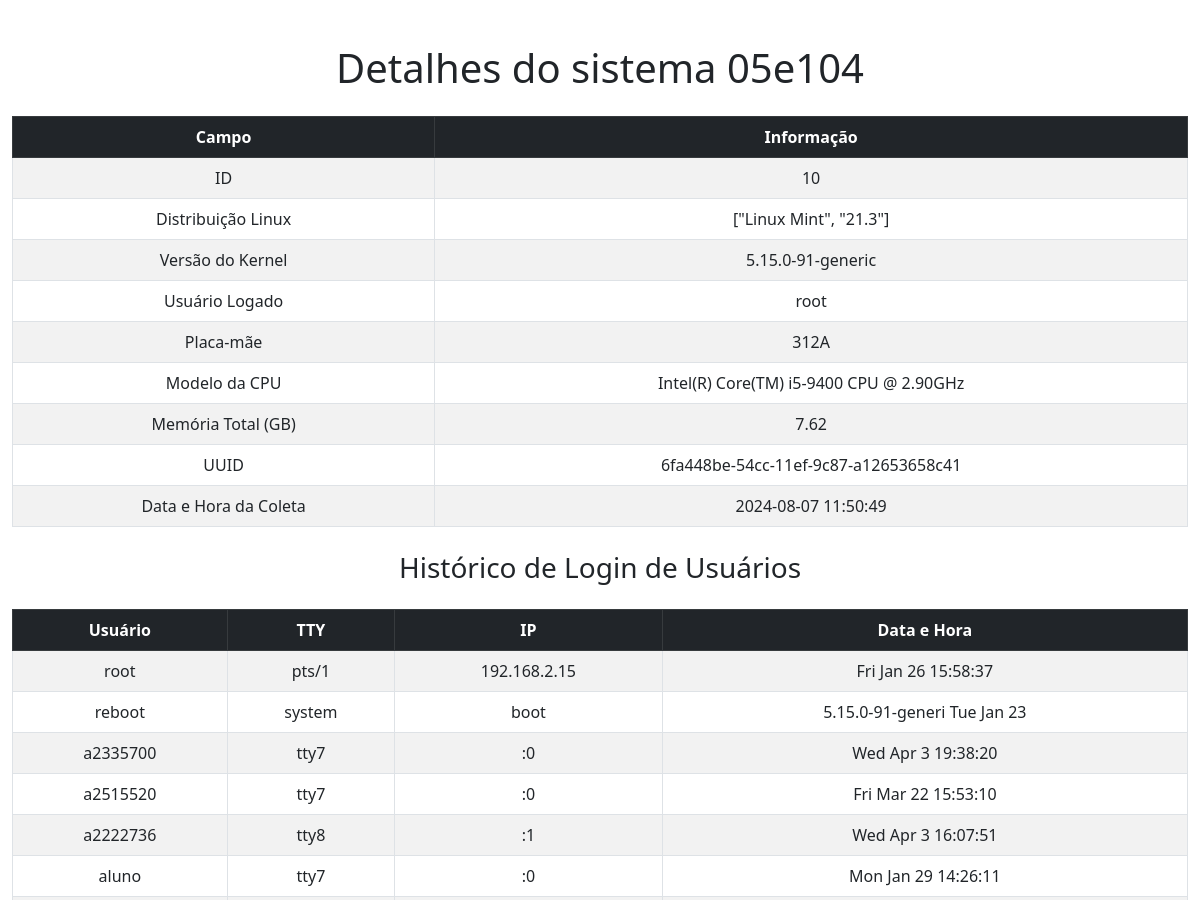
/details/10 (upper part), run on an earlier commit of the app's database.
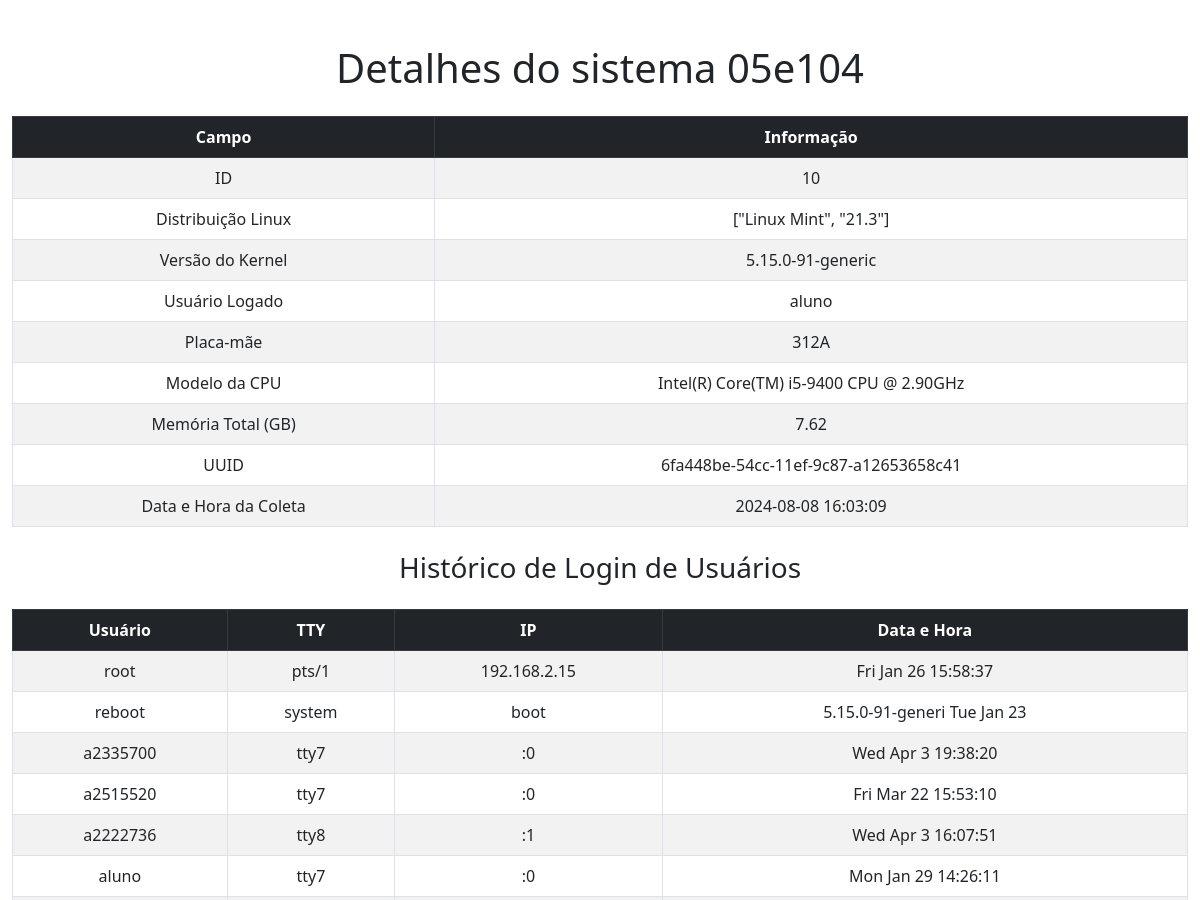
And on a later commit of the database.
### app.py (models this page shows)
class SystemInfo(db.Model):
    id = db.Column(db.Integer, primary_key=True)
    hostname = db.Column(db.String(120), nullable=False)
    linux_distribution = db.Column(db.String(120), nullable=False)
    kernel_version = db.Column(db.String(120), nullable=False)
    logged_in_user = db.Column(db.String(120), nullable=False)
    cpu_model = db.Column(db.String(120), nullable=False)
    memory_total_gb = db.Column(db.Float, nullable=False)
    uuid1 = db.Column(db.String(36), unique=True, nullable=False)
    collection_datetime = db.Column(db.String(120), nullable=False)
    motherboard_model = db.Column(db.String(255))
    patrimony = db.Column(db.String(50), nullable=True)
    user_login_history = db.relationship('UserLoginHistory', backref='system_info', lazy=True)
    ip_and_mac_addresses = db.relationship('IPAndMacAddress', backref='system_info', lazy=True)
    mounted_filesystems = db.relationship('MountedFilesystems', backref='system_info', lazy=True)
    disk_info = db.relationship('DiskInfo', backref='system_info', uselist=False)
    gpu_info = db.relationship('GPUInfo', backref='system_info', lazy=True)

### app.py (the view)
@app.route('/details/<int:id>')
def details(id):
    system_info = SystemInfo.query.get_or_404(id)
    return render_template('details.html', system_info=system_info)

### templates/details.html (shortened to what this page needs)
<!DOCTYPE html>
<html lang="pt-br">
  <head>
    <link href="https://cdn.jsdelivr.net/npm/bootstrap@5.3.0/dist/css/bootstrap.min.css" rel="stylesheet" />
    <link rel="stylesheet" href="https://cdnjs.cloudflare.com/ajax/libs/font-awesome/6.0.0-beta3/css/all.min.css" />
  </head>
  <body>
    <div class="container">
      <h1 class="my-4 text-center">Detalhes do sistema {{ system_info.hostname }}</h1>
      <table class="table table-bordered table-striped text-center">
        <thead class="table-dark">
          <tr>
            <th>Campo</th>
            <th>Informação</th>
          </tr>
        </thead>
        <tbody>
          <tr>
            <td>ID</td>
            <td>{{ system_info.id }}</td>
          </tr>
          <tr>
            <td>Distribuição Linux</td>
            <td>{{ system_info.linux_distribution }}</td>
          </tr>
          <tr>
            <td>Versão do Kernel</td>
            <td>{{ system_info.kernel_version }}</td>
          </tr>
          <tr>
            <td>Usuário Logado</td>
            <td>{{ system_info.logged_in_user }}</td>
          </tr>
          <tr>
            <td>Placa-mãe</td>
            <td>{{ system_info.motherboard_model }}</td>
          </tr>
          <tr>
            <td>Modelo da CPU</td>
            <td>{{ system_info.cpu_model }}</td>
          </tr>
          <tr>
            <td>Memória Total (GB)</td>
            <td>{{ system_info.memory_total_gb }}</td>
          </tr>
          <tr>
            <td>UUID</td>
            <td>{{ system_info.uuid1 }}</td>
          </tr>
          <tr>
            <td>Data e Hora da Coleta</td>
            <td>{{ system_info.collection_datetime }}</td>
          </tr>
        </tbody>
      </table>
      <h3 class="my-4 text-center">Histórico de Login de Usuários</h3>
      <table class="table table-bordered table-striped text-center">
        <thead class="table-dark">
          <tr>
            <th>Usuário</th>
            <th>TTY</th>
            <th>IP</th>
            <th>Data e Hora</th>
          </tr>
        </thead>
        <tbody>
          {% for entry in system_info.user_login_history %}
          <tr>
            <td>{{ entry.user }}</td>
            <td>{{ entry.tty }}</td>
            <td>{{ entry.ip }}</td>
            <td>{{ entry.datetime }}</td>
          </tr>
          {% endfor %}
        </tbody>
      </table>
    </div>
  </body>
</html>

What changed in the data, as far as the page shows it:
changed SystemInfo "[\"Linux Mint\", \"21.3\"]": logged_in_user "root" → "aluno"; collection_datetime "2024-08-07 11:50:49" → "2024-08-08 16:03:09"
